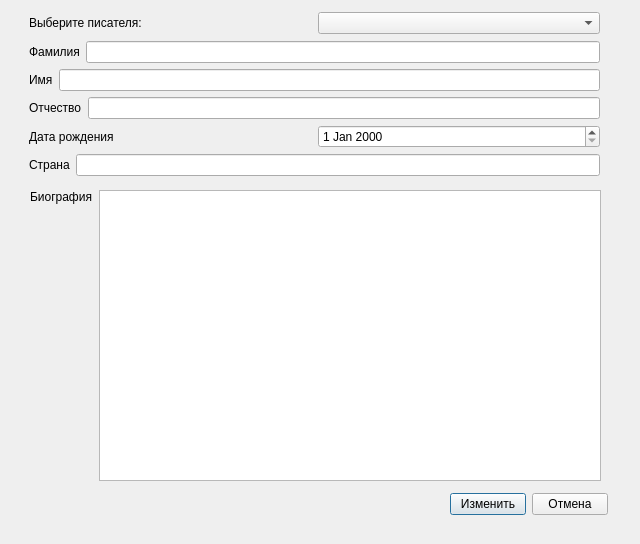
<?xml version="1.0" encoding="UTF-8"?>
<ui version="4.0">
 <class>CorW</class>
 <widget class="QDialog" name="CorW">
  <property name="geometry">
   <rect>
    <x>0</x>
    <y>0</y>
    <width>640</width>
    <height>544</height>
   </rect>
  </property>
  <property name="windowTitle">
   <string>Изменить информацию о писателе</string>
  </property>
  <widget class="QWidget" name="layoutWidget">
   <property name="geometry">
    <rect>
     <x>450</x>
     <y>492</y>
     <width>158</width>
     <height>25</height>
    </rect>
   </property>
   <layout class="QHBoxLayout" name="horizontalLayout_7">
    <item>
     <widget class="QPushButton" name="pushButton">
      <property name="text">
       <string>Изменить</string>
      </property>
     </widget>
    </item>
    <item>
     <widget class="QPushButton" name="pushButton_2">
      <property name="text">
       <string>Отмена</string>
      </property>
     </widget>
    </item>
   </layout>
  </widget>
  <widget class="QWidget" name="layoutWidget_3">
   <property name="geometry">
    <rect>
     <x>30</x>
     <y>190</y>
     <width>571</width>
     <height>291</height>
    </rect>
   </property>
   <layout class="QHBoxLayout" name="horizontalLayout_8">
    <item>
     <widget class="QLabel" name="label_7">
      <property name="text">
       <string>Биография</string>
      </property>
      <property name="alignment">
       <set>Qt::AlignLeading|Qt::AlignLeft|Qt::AlignTop</set>
      </property>
     </widget>
    </item>
    <item>
     <widget class="QPlainTextEdit" name="plainTextEdit"/>
    </item>
   </layout>
  </widget>
  <widget class="QWidget" name="">
   <property name="geometry">
    <rect>
     <x>29</x>
     <y>11</y>
     <width>571</width>
     <height>166</height>
    </rect>
   </property>
   <layout class="QVBoxLayout" name="verticalLayout_2">
    <item>
     <layout class="QHBoxLayout" name="horizontalLayout">
      <item>
       <widget class="QLabel" name="label">
        <property name="text">
         <string>Выберите писателя: </string>
        </property>
       </widget>
      </item>
      <item>
       <widget class="QComboBox" name="comboBox"/>
      </item>
     </layout>
    </item>
    <item>
     <layout class="QVBoxLayout" name="verticalLayout">
      <item>
       <layout class="QHBoxLayout" name="horizontalLayout_6">
        <item>
         <widget class="QLabel" name="label_2">
          <property name="text">
           <string>Фамилия</string>
          </property>
         </widget>
        </item>
        <item>
         <widget class="QLineEdit" name="lineEdit"/>
        </item>
       </layout>
      </item>
      <item>
       <layout class="QHBoxLayout" name="horizontalLayout_5">
        <item>
         <widget class="QLabel" name="label_3">
          <property name="text">
           <string>Имя</string>
          </property>
         </widget>
        </item>
        <item>
         <widget class="QLineEdit" name="lineEdit_2"/>
        </item>
       </layout>
      </item>
      <item>
       <layout class="QHBoxLayout" name="horizontalLayout_4">
        <item>
         <widget class="QLabel" name="label_4">
          <property name="text">
           <string>Отчество</string>
          </property>
         </widget>
        </item>
        <item>
         <widget class="QLineEdit" name="lineEdit_3"/>
        </item>
       </layout>
      </item>
      <item>
       <layout class="QHBoxLayout" name="horizontalLayout_3">
        <item>
         <widget class="QLabel" name="label_5">
          <property name="text">
           <string>Дата рождения</string>
          </property>
         </widget>
        </item>
        <item>
         <widget class="QDateEdit" name="dateEdit"/>
        </item>
       </layout>
      </item>
      <item>
       <layout class="QHBoxLayout" name="horizontalLayout_2">
        <item>
         <widget class="QLabel" name="label_6">
          <property name="text">
           <string>Страна</string>
          </property>
         </widget>
        </item>
        <item>
         <widget class="QLineEdit" name="lineEdit_4"/>
        </item>
       </layout>
      </item>
     </layout>
    </item>
   </layout>
  </widget>
 </widget>
 <resources/>
 <connections/>
</ui>
